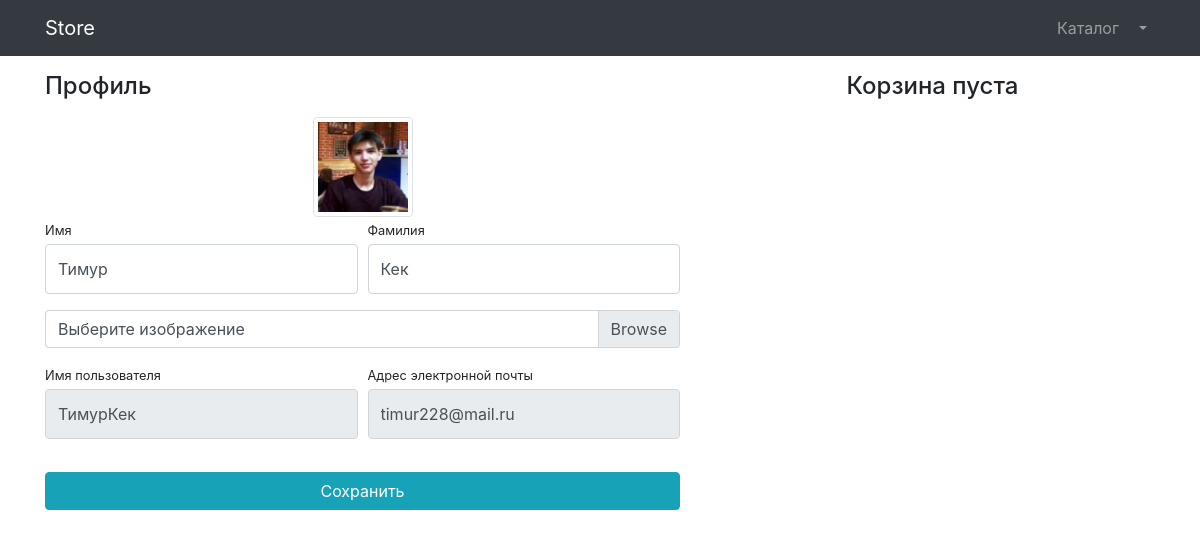
/users/profile/ (signed in), run on an earlier commit of the app's database.
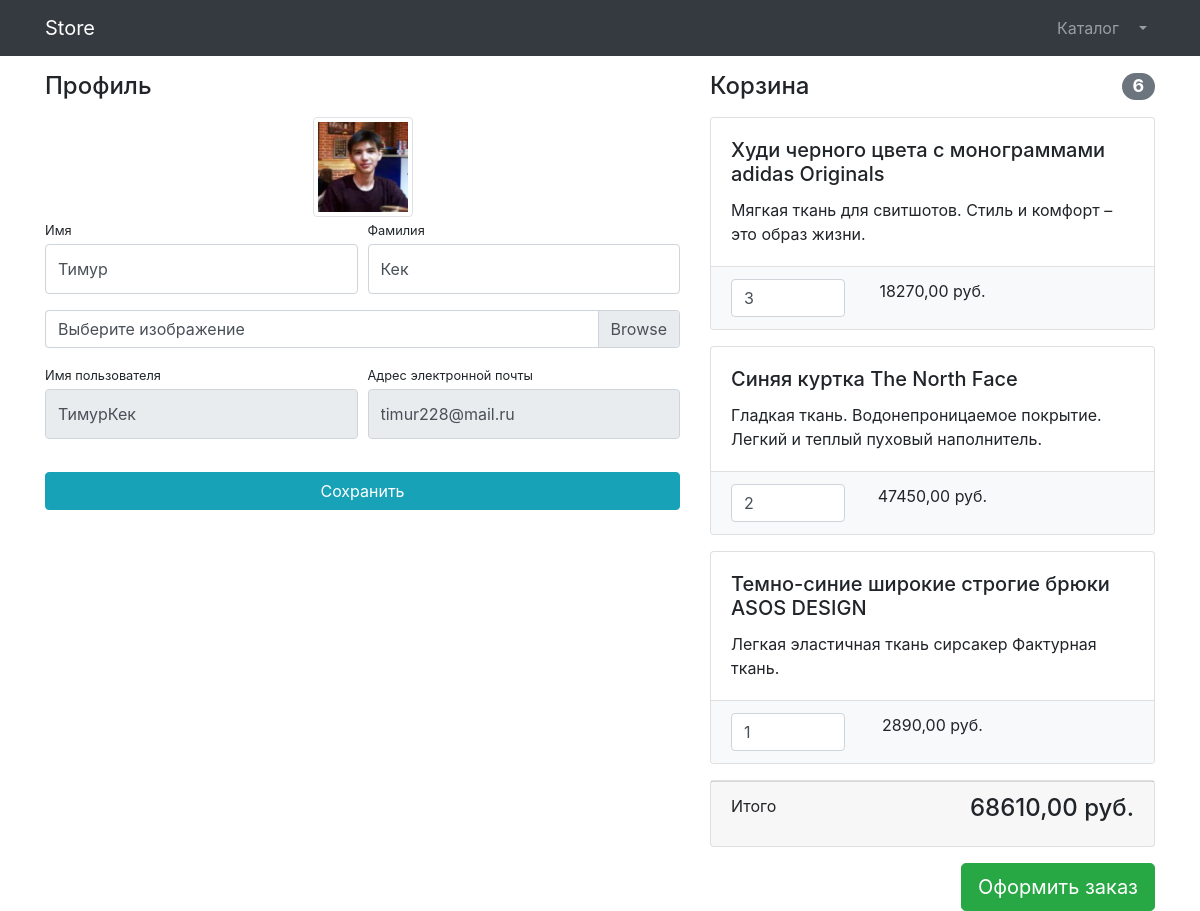
And on a later commit of the database.
### users/models.py (models this page shows)
class User(AbstractUser):
    image = models.ImageField(upload_to='users_images', null=True, blank=True)

### products/models.py (models this page shows, shortened)
class Basket(models.Model):
    user = models.ForeignKey(to = User, on_delete=models.CASCADE)
    product = models.ForeignKey(to = Product, on_delete=models.CASCADE)
    quantity = models.PositiveSmallIntegerField(default=0)
    created_timestamp = models.DateTimeField(auto_now_add=True)
    objects = BasketQuerySet.as_manager()
    def sum(self):
        return self.product.price * self.quantity

class Product(models.Model):
    name = models.CharField(max_length=256)
    description = models.TextField()
    price = models.DecimalField(max_digits=8, decimal_places=2)
    quantity = models.PositiveIntegerField(default=0)
    image = models.ImageField(upload_to='products_images')
    category = models.ForeignKey(to=ProductCategory, on_delete=models.CASCADE)
    class Meta:
        verbose_name = 'product'
        verbose_name_plural = 'products'

### users/views.py (the view)
# urls.py: path('profile/', profile, name='profile'),
@login_required
def profile(request):
    if request.method == 'POST':
        form = UserProfileForm(instance= request.user, data = request.POST, files=request.FILES)
        if form.is_valid():
            user = form.save(commit=False)
            if 'image' in request.FILES:  # Проверяем, есть ли файл
                user.image = request.FILES['image']  # Принудительно добавляем
            user.save()
            return HttpResponseRedirect(reverse('users:profile'))
        else:
            print(form.errors)
    else:
        form = UserProfileForm(instance=request.user)
    context = {
        'title': 'Store - Профиль',
        'form': form,
        'baskets': Basket.objects.filter(user = request.user)
        }
    return render(request, 'users/profile.html', context)

### users/forms.py
class UserProfileForm(UserChangeForm):
    first_name = forms.CharField(widget=forms.TextInput(attrs={
    'class': 'form-control py-4'
    }))
    last_name = forms.CharField(widget=forms.TextInput(attrs={
    'class': 'form-control py-4'
    }))
    image = forms.ImageField(
    widget=forms.FileInput(attrs={'class': 'custom-file-label'}),
    required=False
    )
    username = forms.CharField(widget=forms.TextInput(attrs={
    'class': 'form-control py-4',
    'readonly': True
    }))
    email = forms.EmailField(widget=forms.TextInput(attrs={
    'class': 'form-control py-4',
    'readonly': True
    }))
    class Meta:
        model = User
        fields = ('first_name', 'last_name', 'username', 'email')

### products/models.py (called while the page is built)
    def total_sum(self):
        return sum(basket.sum() for basket in self)

    def total_quantity(self):
        return sum(basket.quantity for basket in self)

### users/templates/users/profile.html (shortened to what this page needs)
{% extends "products/base.html" %}
{% load static %}
{% block css %}
    <link href="{% static 'vendor/css/profile.css' %}" rel="stylesheet"/>
{% endblock %}
{% block content %}
    <div class="container">
    <div class="row">
        <div class="col-lg-7">
            <h4 class="mt-3 mb-3">Профиль</h4>
            <div class="col-lg-12 text-center">
                <img width="100" height="100"
                     src="{% if user.image %}{{ user.image.url }}{% else %}{% static 'vendor/img/users/default_avatar.jpg' %}{% endif %}"
                     class="img-thumbnail">
            </div>
            <form action="{% url 'users:profile' %}" method="post" enctype="multipart/form-data">
                <div class="form-row">
                    <div class="col-lg-6">
                        <div class="form-group">
                            <label class="small mb-1" for="{{ form.first_name.id_for_label }}">Имя</label>
                            {{ form.first_name }}
                        </div>
                    </div>
                    <div class="col-lg-6">
                        <div class="form-group">
                            <label class="small mb-1" for="{{ form.last_name.id_for_label }}">Фамилия</label>
                            {{ form.last_name }}
                        </div>
                    </div>
                </div>
                <div class="form-row mb-2">
                    <div class="col-lg-12">
                        <div class="custom-file">
                            <label class="custom-file-label" for="{{ form.image.id_for_label}}">Выберите изображение</label>
                        </div>
                    </div>
                </div>
                <div class="form-row">
                    <div class="col-lg-6">
                        <label class="small mb-1" for="{{ form.username.id_for_label }}">Имя пользователя</label>
                        {{ form.username }}
                    </div>
                    <div class="col-lg-6">
                        <label class="small mb-1" for="{{ form.email.id_for_label }}">Адрес электронной
                            почты</label>
                        {{ form.email }}
                    </div>
                </div>
                <div class="form-row">
                    <div class="col-lg-12" style="margin-top: 33px;">
                        <input class="btn btn-info btn-block" type="submit" value="Сохранить">
                    </div>
                </div>
            </form>
        </div>
        <div class="col-lg-5">
            {% include 'products/baskets.html' %}
        </div>
    </div>
</div>
{% endblock%}

### products/templates/products/base.html (shortened to what this page needs)
{% load static %}
<!DOCTYPE html>
<html lang="en">
<head>
    <link href="{% static 'vendor/bootstrap/css/bootstrap.min.css' %}" rel="stylesheet">
    {% block css %}{% endblock %}
</head>
<body>
    <nav class="navbar navbar-expand-lg navbar-dark bg-dark fixed-top">
        <div class="container">
            <a class="navbar-brand" href="{% url 'index' %}">Store</a>
            <div class="collapse navbar-collapse" id="navbarResponsive">
                <ul class="navbar-nav ml-auto">
                    <li class="nav-item">
                        <a class="nav-link" href="{% url 'products:products_index' %}">
                            Каталог
                        </a>
                    </li>
                    {% if user.is_authenticated %}
                        <li class="nav-item dropdown">
                            <a class="nav-link dropdown-toggle" href="#" id="navbarDropdown" role="button"
                                data-bs-toggle="dropdown" aria-expanded="false">
                            </a>
                        </li>
                    {% else %}
                        <li class="nav-item">
                            <a class="nav-link" href="{% url 'users:login' %}">
                                Войти <i class="fas fa-sign-in-alt"></i>
                            </a>
                        </li>
                    {% endif %}
                </ul>
            </div>
        </div>
    </nav>
</body>
{% block content %}
{% endblock %}
</body>
</html>

### products/templates/products/baskets.html (shortened to what this page needs)
{% if baskets %}
<h4 class="mt-3 mb-3 d-flex justify-content-between align-items-center mb-3">
    Корзина <span class="badge badge-secondary badge-pill">{{ baskets.total_quantity }}</span>
</h4>
{% for basket in baskets %}
<div class="card mb-3">
    <div class="card-body">
        <h5 class="card-title">{{ basket.product.name }}</h5>
        <p class="card-text">{{ basket.product.description }}</p>
    </div>
    <ul class="list-group list-group-flush">
        <li class="list-group-item bg-light">
            <div class="row text-center">
                <div class="col-lg-4">
                    <input name="basketID" type="number" class="form-control"
                           value="{{ basket.quantity }}" min="0">
                </div>
                <div class="col-lg-4">{{ basket.sum }} руб.</div>
                <div class="col-lg-4">
                </div>
            </div>
        </li>
    </ul>
</div>
{% endfor %}
<div class="card mb-3">
    <div class="card-footer">
        <p class="float-left">Итого</p>
        <h4 class="float-right">{{ baskets.total_sum }} руб.</h4>
    </div>
</div>
<a class="btn btn-success btn-lg float-right" href="../orders/order-create.html">
    Оформить заказ
</a>
{% else %}
<h4 class="mt-3 mb-3 text-center">
    Корзина пуста
</h4>
{% endif %}

What changed in the data, as far as the page shows it:
added Basket: total_quantity "6", product.name "Худи черного цвета с монограммами adidas Originals", product.description "Мягкая ткань для свитшотов. Стиль и комфорт – это образ жизни.", basketID "3", sum "18270,00", total_sum "68610,00"
added Basket: product.name "Синяя куртка The North Face", product.description "Гладкая ткань. Водонепроницаемое покрытие. Легкий и теплый пуховый наполнитель.", basketID "2", sum "47450,00"
added Basket: product.name "Темно-синие широкие строгие брюки ASOS DESIGN", product.description "Легкая эластичная ткань сирсакер Фактурная ткань.", basketID "1", sum "2890,00"
Also different on the page:
text no longer shown: "Корзина пуста"
text now shown: "Корзина Итого руб. Оформить заказ"
